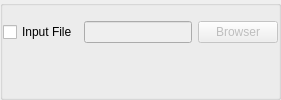
          <widget class="QWidget" name="page_3">
           <property name="autoFillBackground">
            <bool>false</bool>
           </property>
           <layout class="QVBoxLayout" name="verticalLayout_6">
            <property name="margin">
             <number>0</number>
            </property>
            <item>
             <widget class="QGroupBox" name="groupBox_5">
              <property name="title">
               <string/>
              </property>
              <layout class="QGridLayout" name="gridLayout_16">
               <property name="margin">
                <number>0</number>
               </property>
               <item row="1" column="0">
                <widget class="QCheckBox" name="checkInputFile">
                 <property name="text">
                  <string>Input File</string>
                 </property>
                </widget>
               </item>
               <item row="1" column="1">
                <widget class="QLineEdit" name="lineInputFile">
                 <property name="enabled">
                  <bool>false</bool>
                 </property>
                </widget>
               </item>
               <item row="1" column="2">
                <widget class="QPushButton" name="buttonBrowser">
                 <property name="enabled">
                  <bool>false</bool>
                 </property>
                 <property name="text">
                  <string>Browser</string>
                 </property>
                 <property name="icon">
                  <iconset resource="../mainwin.qrc">
                   <normaloff>:/images/images/fileopen.png</normaloff>:/images/images/fileopen.png</iconset>
                 </property>
                </widget>
               </item>
               <item row="2" column="0">
                <spacer name="verticalSpacer_4">
                 <property name="orientation">
                  <enum>Qt::Vertical</enum>
                 </property>
                 <property name="sizeHint" stdset="0">
                  <size>
                   <width>0</width>
                   <height>0</height>
                  </size>
                 </property>
                </spacer>
               </item>
               <item row="0" column="1">
                <spacer name="verticalSpacer_6">
                 <property name="orientation">
                  <enum>Qt::Vertical</enum>
                 </property>
                 <property name="sizeType">
                  <enum>QSizePolicy::Fixed</enum>
                 </property>
                 <property name="sizeHint" stdset="0">
                  <size>
                   <width>20</width>
                   <height>15</height>
                  </size>
                 </property>
                </spacer>
               </item>
              </layout>
             </widget>
            </item>
           </layout>
          </widget>
